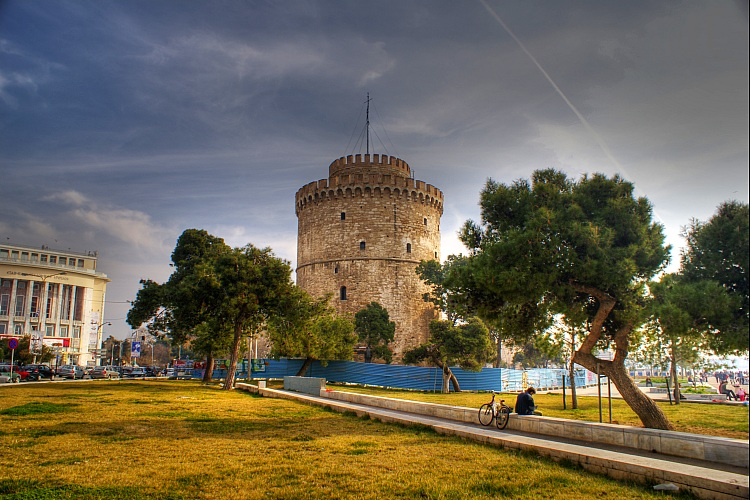
#> input picture ExtraCredit/EC4/wt_slic.png, 750 x 500 px
$ python librarySlic.py
#> lines starting #> are read from the running program, lines starting #| are printed output that depends on the picture
from skimage import data, io, segmentation, color
import imageio
import matplotlib.pyplot as plt

img = imageio.imread('wt_slic.png')
#> img is the input picture: shape (500, 750, 3); mean R, G, B 110.8, 103.5, 86
xsize, ysize, _ = img.shape
#> xsize = 500; ysize = 750
s = xsize // 50 * ysize // 50
#> s = 150
segments = segmentation.slic(img, n_segments=s, compactness=10)
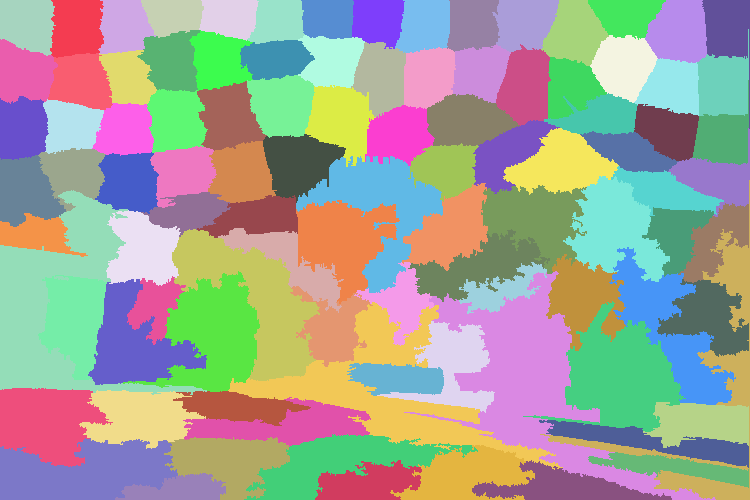
#> segments: shape (500, 750) int64; 99 distinct labels, from 1 to 99; one colour per label, 0 black
out1 = color.label2rgb(segments, img, kind='avg')
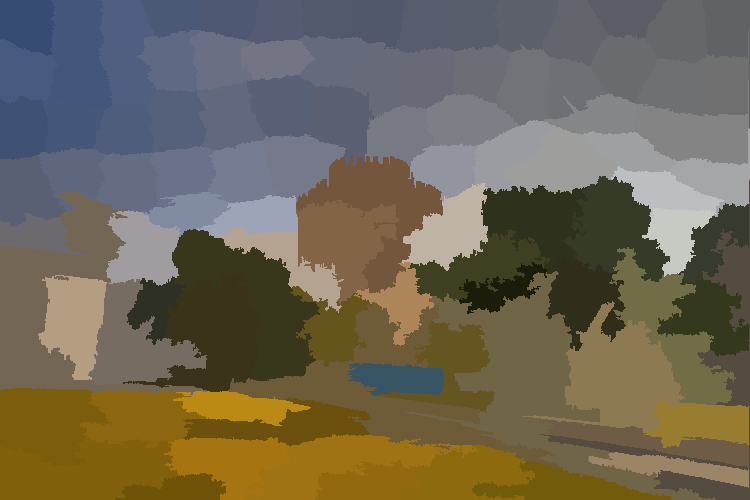
#> out1: shape (500, 750, 3); mean R, G, B 110.3, 102.9, 85.4
plt.imshow(out1)
plt.show()
imageio.imwrite('results/librayslic.png',out1)
processed = segmentation.mark_boundaries(out1, segments)
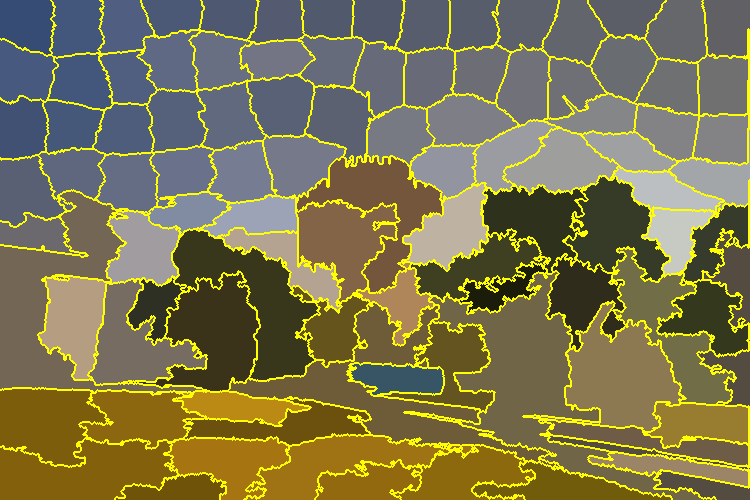
#> processed: shape (500, 750, 3) float64; mean R, G, B 0.488, 0.462, 0.304
plt.imshow(processed)
plt.show()
#> (the run stopped early here; a loop or call above may not have finished)
